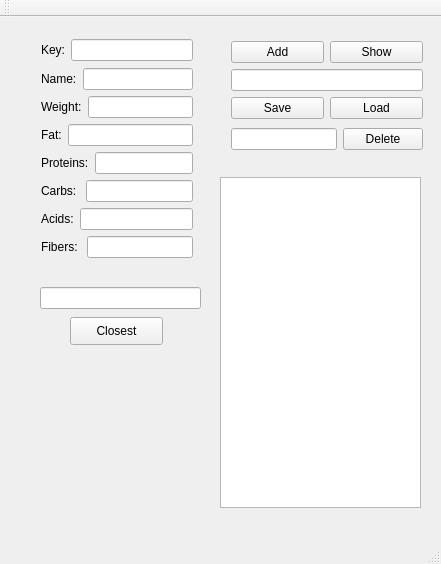
<?xml version="1.0" encoding="UTF-8"?>
<ui version="4.0">
 <class>MainWindow</class>
 <widget class="QMainWindow" name="MainWindow">
  <property name="geometry">
   <rect>
    <x>0</x>
    <y>0</y>
    <width>441</width>
    <height>564</height>
   </rect>
  </property>
  <property name="windowTitle">
   <string>MainWindow</string>
  </property>
  <widget class="QWidget" name="centralWidget">
   <widget class="QTextEdit" name="textEdit">
    <property name="geometry">
     <rect>
      <x>220</x>
      <y>160</y>
      <width>201</width>
      <height>331</height>
     </rect>
    </property>
   </widget>
   <widget class="QLineEdit" name="lineEdit_11">
    <property name="geometry">
     <rect>
      <x>40</x>
      <y>270</y>
      <width>161</width>
      <height>22</height>
     </rect>
    </property>
   </widget>
   <widget class="QPushButton" name="pushButton_6">
    <property name="geometry">
     <rect>
      <x>70</x>
      <y>300</y>
      <width>93</width>
      <height>28</height>
     </rect>
    </property>
    <property name="text">
     <string>Closest</string>
    </property>
   </widget>
   <widget class="QWidget" name="">
    <property name="geometry">
     <rect>
      <x>30</x>
      <y>10</y>
      <width>174</width>
      <height>245</height>
     </rect>
    </property>
    <layout class="QVBoxLayout" name="verticalLayout_2">
     <item>
      <layout class="QHBoxLayout" name="horizontalLayout_8">
       <item>
        <widget class="QLabel" name="label_8">
         <property name="text">
          <string>Key:</string>
         </property>
        </widget>
       </item>
       <item>
        <widget class="QLineEdit" name="lineEdit_8"/>
       </item>
      </layout>
     </item>
     <item>
      <layout class="QVBoxLayout" name="verticalLayout">
       <item>
        <layout class="QHBoxLayout" name="horizontalLayout_7">
         <item>
          <widget class="QLabel" name="label">
           <property name="text">
            <string>Name:</string>
           </property>
          </widget>
         </item>
         <item>
          <widget class="QLineEdit" name="lineEdit"/>
         </item>
        </layout>
       </item>
       <item>
        <layout class="QHBoxLayout" name="horizontalLayout_6">
         <item>
          <widget class="QLabel" name="label_2">
           <property name="text">
            <string>Weight:</string>
           </property>
          </widget>
         </item>
         <item>
          <widget class="QLineEdit" name="lineEdit_2"/>
         </item>
        </layout>
       </item>
       <item>
        <layout class="QHBoxLayout" name="horizontalLayout_5">
         <item>
          <widget class="QLabel" name="label_3">
           <property name="text">
            <string>Fat:</string>
           </property>
          </widget>
         </item>
         <item>
          <widget class="QLineEdit" name="lineEdit_3"/>
         </item>
        </layout>
       </item>
       <item>
        <layout class="QHBoxLayout" name="horizontalLayout_4">
         <item>
          <widget class="QLabel" name="label_4">
           <property name="text">
            <string>Proteins:</string>
           </property>
          </widget>
         </item>
         <item>
          <widget class="QLineEdit" name="lineEdit_4"/>
         </item>
        </layout>
       </item>
       <item>
        <layout class="QHBoxLayout" name="horizontalLayout_3">
         <item>
          <widget class="QLabel" name="label_5">
           <property name="text">
            <string>Carbs: </string>
           </property>
          </widget>
         </item>
         <item>
          <widget class="QLineEdit" name="lineEdit_5"/>
         </item>
        </layout>
       </item>
       <item>
        <layout class="QHBoxLayout" name="horizontalLayout_2">
         <item>
          <widget class="QLabel" name="label_6">
           <property name="text">
            <string>Acids:</string>
           </property>
          </widget>
         </item>
         <item>
          <widget class="QLineEdit" name="lineEdit_6"/>
         </item>
        </layout>
       </item>
       <item>
        <layout class="QHBoxLayout" name="horizontalLayout">
         <item>
          <widget class="QLabel" name="label_7">
           <property name="text">
            <string>Fibers: </string>
           </property>
          </widget>
         </item>
         <item>
          <widget class="QLineEdit" name="lineEdit_7"/>
         </item>
        </layout>
       </item>
      </layout>
     </item>
    </layout>
   </widget>
   <widget class="QWidget" name="">
    <property name="geometry">
     <rect>
      <x>220</x>
      <y>10</y>
      <width>214</width>
      <height>139</height>
     </rect>
    </property>
    <layout class="QVBoxLayout" name="verticalLayout_5">
     <item>
      <layout class="QVBoxLayout" name="verticalLayout_4">
       <item>
        <layout class="QHBoxLayout" name="horizontalLayout_9">
         <item>
          <widget class="QPushButton" name="pushButton">
           <property name="text">
            <string>Add</string>
           </property>
          </widget>
         </item>
         <item>
          <widget class="QPushButton" name="pushButton_2">
           <property name="text">
            <string>Show</string>
           </property>
          </widget>
         </item>
        </layout>
       </item>
       <item>
        <layout class="QVBoxLayout" name="verticalLayout_3">
         <item>
          <widget class="QLineEdit" name="lineEdit_9"/>
         </item>
         <item>
          <layout class="QHBoxLayout" name="horizontalLayout_10">
           <item>
            <widget class="QPushButton" name="pushButton_3">
             <property name="text">
              <string>Save</string>
             </property>
            </widget>
           </item>
           <item>
            <widget class="QPushButton" name="pushButton_4">
             <property name="text">
              <string>Load</string>
             </property>
            </widget>
           </item>
          </layout>
         </item>
        </layout>
       </item>
      </layout>
     </item>
     <item>
      <layout class="QHBoxLayout" name="horizontalLayout_11">
       <item>
        <widget class="QLineEdit" name="lineEdit_10"/>
       </item>
       <item>
        <widget class="QPushButton" name="pushButton_5">
         <property name="text">
          <string>Delete</string>
         </property>
        </widget>
       </item>
      </layout>
     </item>
    </layout>
   </widget>
  </widget>
  <widget class="QMenuBar" name="menuBar">
   <property name="geometry">
    <rect>
     <x>0</x>
     <y>0</y>
     <width>441</width>
     <height>25</height>
    </rect>
   </property>
  </widget>
  <widget class="QToolBar" name="mainToolBar">
   <attribute name="toolBarArea">
    <enum>TopToolBarArea</enum>
   </attribute>
   <attribute name="toolBarBreak">
    <bool>false</bool>
   </attribute>
  </widget>
  <widget class="QStatusBar" name="statusBar"/>
 </widget>
 <layoutdefault spacing="6" margin="11"/>
 <resources/>
 <connections/>
</ui>
